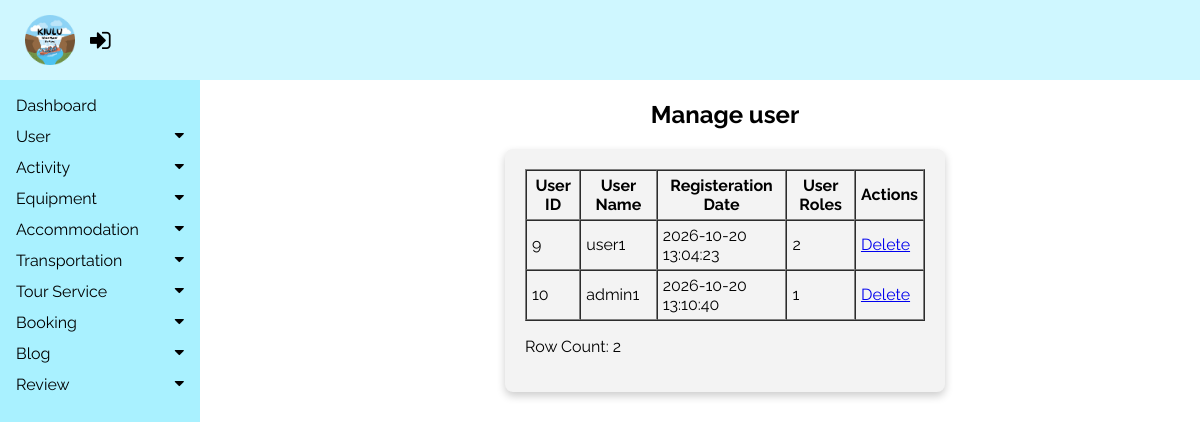
Screenshot of /tourism_management_system/admin/modules/user/userList.php with the database file from the repository.
### tables this page shows
CREATE TABLE `user` (
  `userID` int(11) NOT NULL,
  `userName` varchar(100) NOT NULL,
  `userEmail` varchar(100) NOT NULL,
  `userContact` varchar(100) NOT NULL,
  `userPassword` varchar(100) NOT NULL,
  `registerDate` timestamp NOT NULL DEFAULT current_timestamp() ON UPDATE current_timestamp(),
  `userRole` int(11) NOT NULL DEFAULT 2 COMMENT '1 - System Admin, 2 - Normal User	'
);

### tourism_management_system/admin/modules/user/userList.php (the view, shortened to what this page needs)
<?php
include("../../../config/config.php");
?>
<!DOCTYPE html>
<html lang="en">
<head>
    <link rel="stylesheet" href="https://cdnjs.cloudflare.com/ajax/libs/font-awesome/4.7.0/css/font-awesome.min.css">
    <link rel="stylesheet" type="text/css" href="../../css/admin.css">
</head>
<body>
<header>
<div class="topNav">
<?php include("C:/xampp/htdocs/tourism_management_system/admin/includes/usernav.php"); ?>
</header>
    <?php
    include '../../includes/sideNav.php';
    ?>
    <div class="main">
        <h2 style="text-align: center;">Manage user</h2>
        <div class="rowform">
            <?php
            $sql_user = "SELECT u.userID, u.userName, u.registerDate, u.userRole
            FROM user u
            ORDER BY u.userID ASC";
            $result = mysqli_query($conn, $sql_user);
            $rowcount = mysqli_num_rows($result);
            if ($rowcount > 0) {
                echo "<table border='1' cellpadding='5' cellspacing='0' width='100%'>";
                echo "<tr>";
                echo "<th>User ID</th>";
                echo "<th>User Name</th>";
                echo "<th>Registeration Date</th>";
                echo "<th>User Roles</th>";
                echo "<th>Actions</th>";
                echo "</tr>";
                while ($row = mysqli_fetch_assoc($result)) {
                    echo "<tr>";
                    echo "<td>" . htmlspecialchars($row["userID"]) . "</td>";
                    echo "<td>" . htmlspecialchars($row["userName"]) . "</td>";
                    echo "<td>" . htmlspecialchars($row["registerDate"]) . "</td>";
                    echo "<td>" . htmlspecialchars($row["userRole"]) . "</td>";
                    echo "<td>";
                    echo "<a href='deleteuser.php?id=" . urlencode($row["userID"]) . "' onclick='return confirm(\"Are you sure you want to delete this user?\");'>Delete</a>";
                    echo "</td>";
                    echo "</tr>";
                }
                echo "</table>";
                echo "<p>Row Count: $rowcount</p>";
            } else {
                echo "<p>No results found.</p>";
            }
            echo '</div>';
            echo '</div>';
            ?>
            <p><a href="<?php echo ADMIN_BASE_URL; ?>">Admin Page</a></p>
            </body>
</html>

### tourism_management_system/admin/css/admin.css (style rules this page uses)
body { font-family: "Raleway", sans-serif; margin: 0; padding: 0; background-color: white; }
.topNav { display: flex; justify-content: space-between; align-items: center; background-color:#CFF7FF; color: black; padding: 10px 20px; position: fixed; top: 0; left: 0; width: 100%; z-index: 2; box-sizing: border-box; }
.main { margin-top: 70px; margin-left: 250px; padding: 10px 10px; }
.rowform { max-width: 400px; padding: 20px; background-color: #f3f3f3; border-radius: 8px; box-shadow: 0 4px 8px rgba(0, 0, 0, 0.2); margin: auto; }

### rows the page displays
user: userID "9", userName "user1", registerDate "2026-10-20 13:04:23", userRole "2"
user: userID "10", userName "admin1", registerDate "2026-10-20 13:10:40", userRole "1"

### other values shown
$rowcount "2"
